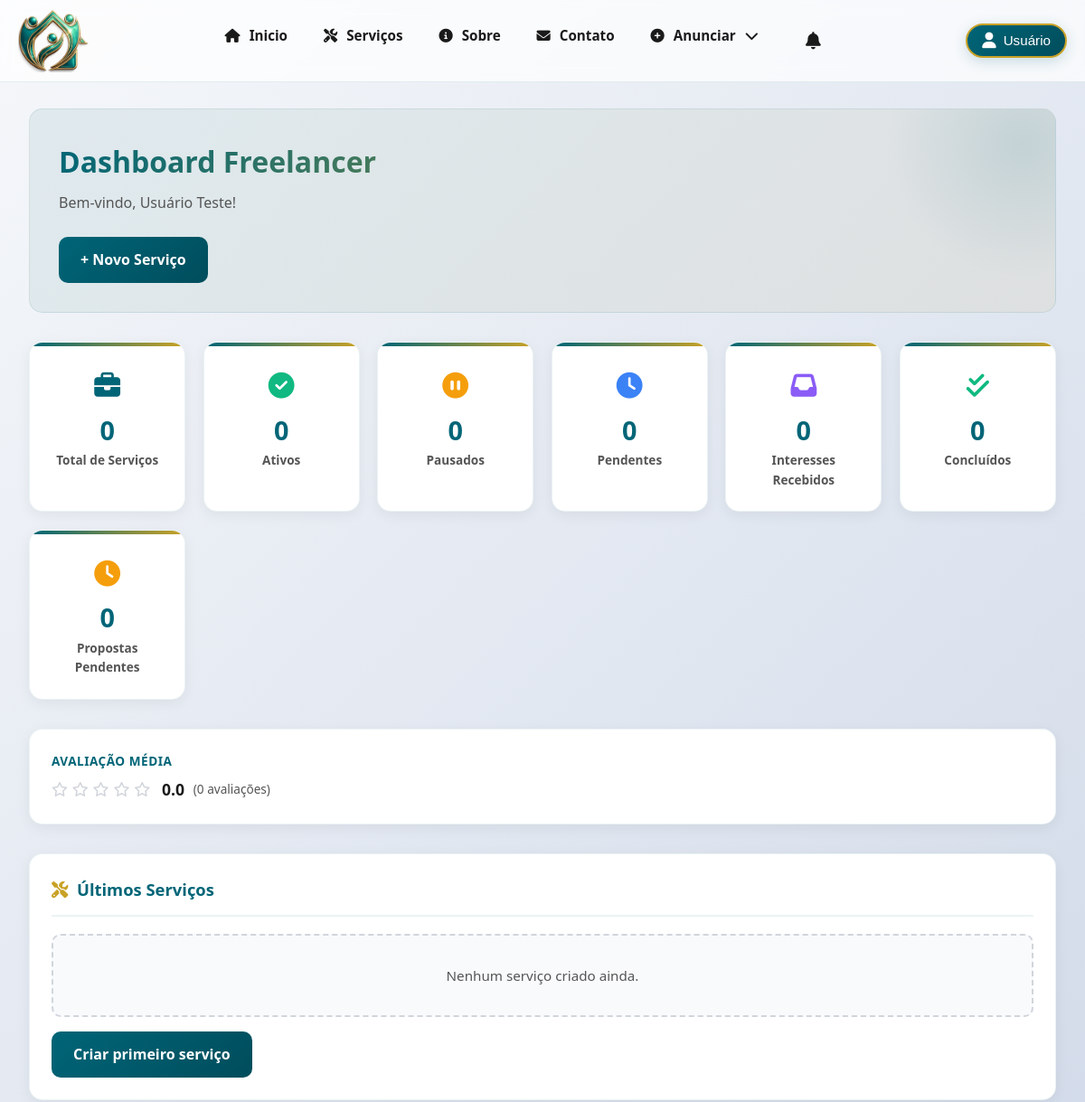
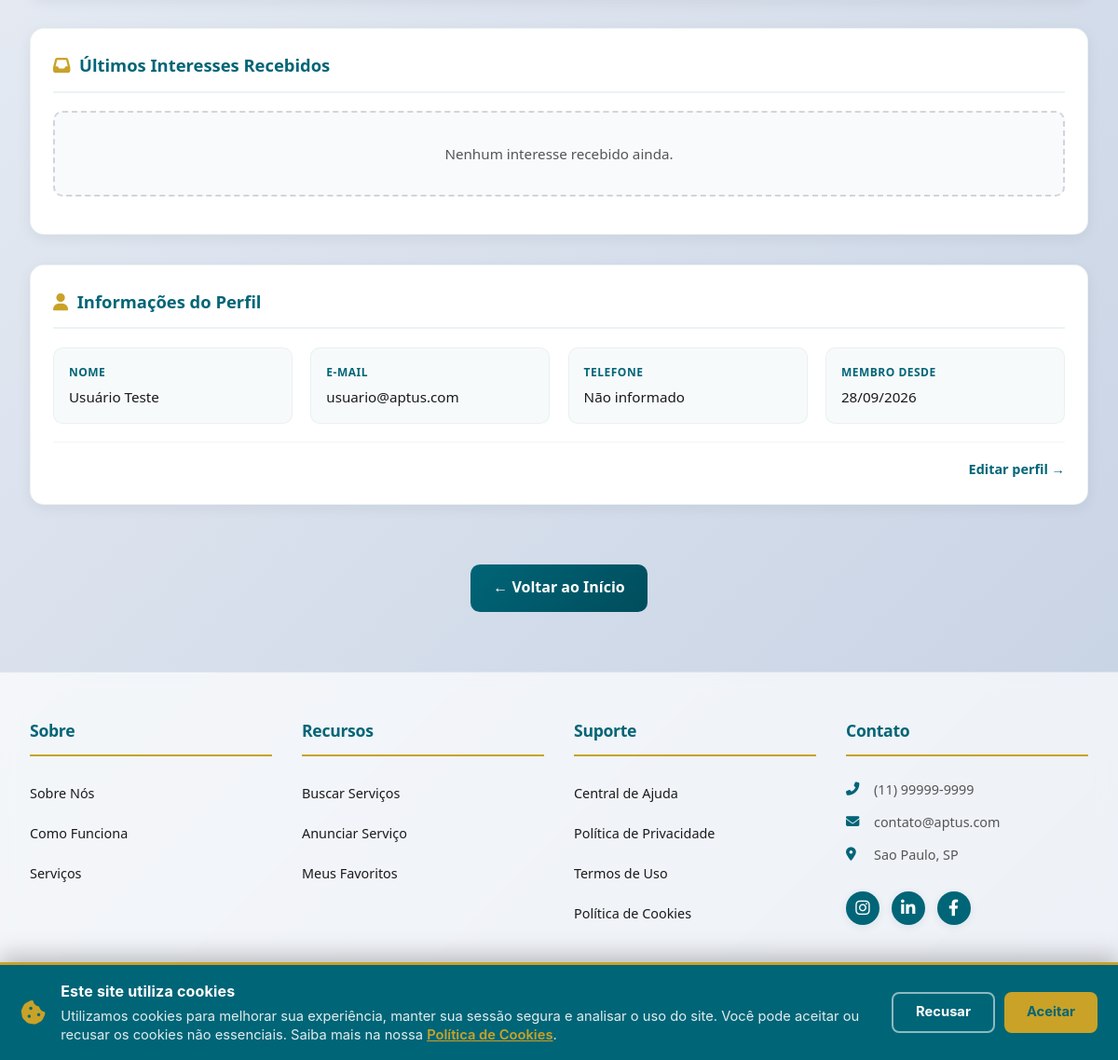
The app's page /freelancer (signed in) with its own data (2 pictures, top to bottom).
### tables this page shows
CREATE TABLE usuario (
    id_usuario INT PRIMARY KEY AUTO_INCREMENT,
    id_perfil INT NOT NULL DEFAULT 3,
    nome VARCHAR(150) NOT NULL,
    email VARCHAR(100) UNIQUE NOT NULL,
    senha VARCHAR(255) NOT NULL,
    telefone VARCHAR(15),
    whatsapp VARCHAR(15) NULL COMMENT 'usado para gerar o link https://wa.me/... (RF08)',
    cpf_cnpj VARCHAR(20) UNIQUE,
    data_nascimento DATE,
    foto_perfil VARCHAR(255),
    bio TEXT,
    cidade VARCHAR(100),
    estado CHAR(2),
    nota_media DECIMAL(3,2) DEFAULT 0,
    total_avaliacoes INT DEFAULT 0,
    ativo BOOLEAN DEFAULT TRUE,
    banido BOOLEAN DEFAULT FALSE,
    motivo_banimento VARCHAR(255) NULL,
    data_banimento DATETIME NULL,
    id_moderador_banimento INT NULL,
    token_verificacao VARCHAR(64) NULL,
    email_verificado BOOLEAN DEFAULT FALSE,
    data_verificacao DATETIME NULL,
    remember_token VARCHAR(64) NULL,
    data_criacao TIMESTAMP DEFAULT CURRENT_TIMESTAMP,
    data_atualizacao TIMESTAMP DEFAULT CURRENT_TIMESTAMP ON UPDATE CURRENT_TIMESTAMP,
    FOREIGN KEY (id_perfil) REFERENCES perfil(id_perfil),
    FOREIGN KEY (id_moderador_banimento) REFERENCES usuario(id_usuario),
    INDEX idx_remember_token (remember_token)
);

CREATE TABLE configuracao (
    id_configuracao INT PRIMARY KEY AUTO_INCREMENT,
    chave VARCHAR(80) NOT NULL UNIQUE,
    valor TEXT NULL,
    data_criacao TIMESTAMP DEFAULT CURRENT_TIMESTAMP,
    data_atualizacao TIMESTAMP DEFAULT CURRENT_TIMESTAMP ON UPDATE CURRENT_TIMESTAMP,
    INDEX idx_chave (chave)
);

### app/Views/freelancer/dashboard.php (the view, shortened to what the rows shown need)
<?php
require_once __DIR__ . '/../layouts/header.php';
require_once __DIR__ . '/../layouts/nav.php';
$usuario = $_SESSION['usuario'] ?? null;
$usuarioData = $usuarioData ?? [];
?>
<div class="freelancer-dashboard">
    <div class="dashboard-header">
        <h1>Dashboard Freelancer</h1>
        <p>Bem-vindo, <?= htmlspecialchars($usuario['nome'] ?? '') ?>!</p>
        <div class="header-actions">
            <a href="/Aptus/anuncios/criar" class="btn-primary">+ Novo Serviço</a>
        </div>
    </div>
    <div class="avaliacao-card">
        <div class="avaliacao-info">
            <div class="avaliacao-estrelas">
                <?php for ($i = 1; $i <= 5; $i++): ?>
                    <?php if ($i <= round($avaliacao['nota'] ?? 0)): ?>
                        <i class="fas fa-star" style="color: #f59e0b;"></i>
                    <?php else: ?>
                        <i class="far fa-star" style="color: #d1d5db;"></i>
                    <?php endif; ?>
                <?php endfor; ?>
                <span class="avaliacao-nota"><?= number_format($avaliacao['nota'] ?? 0, 1) ?></span>
                <span class="avaliacao-total">(<?= $avaliacao['total'] ?? 0 ?> avaliações)</span>
            </div>
        </div>
    </div>
    <div class="card">
        <div class="perfil-info-grid">
            <div>
                <span class="label">Nome</span>
                <span class="value"><?= htmlspecialchars($usuarioData['nome'] ?? '') ?></span>
            </div>
            <div>
                <span class="label">E-mail</span>
                <span class="value"><?= htmlspecialchars($usuarioData['email'] ?? '') ?></span>
            </div>
            <div>
                <span class="label">Telefone</span>
                <span class="value"><?= htmlspecialchars($usuarioData['telefone'] ?? 'Não informado') ?></span>
            </div>
            <div>
                <span class="label">Membro desde</span>
                <span class="value"><?= date('d/m/Y', strtotime($usuarioData['data_criacao'] ?? 'now')) ?></span>
            </div>
        </div>
    </div>
</div>
<?php require_once __DIR__ . '/../layouts/footer.php'; ?>

### app/Views/layouts/nav.php (shortened to what the rows shown need)
<?php
$usuario = $_SESSION['usuario'] ?? null;
if ($usuario) {
    $nomeUsuario = $usuario['nome'] ?? 'Usuario';
} else {
    $nomeUsuario = null;
    $role = null;
    $totalNotificacoes = 0;
}
?>
<nav class="navbar">
    <div class="navbar-perfil">
        <?php if ($usuario): ?>
            <button class="btn-perfil-navbar" id="btnPerfilNavbar">
                <i class="fas fa-user"></i>
                <span><?php echo htmlspecialchars(explode(' ', $nomeUsuario)[0]); ?></span>
            </button>
        <?php else: ?>
            <a href="/Aptus/login" class="btn-login-navbar">
                <i class="fas fa-sign-in-alt"></i> Logar
            </a>
        <?php endif; ?>
    </div>
</nav>

### app/Views/layouts/footer.php (shortened to what the rows shown need)
<?php
require_once __DIR__ . '/../../Models/Configuracao.php';
$__cfg = new Configuracao();
$__siteTelefone = $__cfg->get('site_telefone') ?: '(11) 99999-9999';
$__siteEmail    = $__cfg->get('site_email')    ?: 'contato@aptus.com';
$__siteEndereco = $__cfg->get('site_endereco') ?: 'São Paulo, SP';
?>
<footer class="footer-moderno">
    <div class="footer-container">
        <div class="footer-grid">
            <div class="footer-col">
                <h3 class="footer-titulo">Contato</h3>
                <div class="footer-contato">
                    <i class="fas fa-phone-alt"></i> <?= htmlspecialchars($__siteTelefone) ?>
                </div>
                <div class="footer-contato">
                    <i class="fas fa-envelope"></i> <?= htmlspecialchars($__siteEmail) ?>
                </div>
                <div class="footer-contato">
                    <i class="fas fa-map-marker-alt"></i> <?= htmlspecialchars($__siteEndereco) ?>
                </div>
                <div class="footer-social">
                    <a href="#" aria-label="Instagram"><i class="fab fa-instagram"></i></a>
                    <a href="#" aria-label="LinkedIn"><i class="fab fa-linkedin-in"></i></a>
                    <a href="#" aria-label="Facebook"><i class="fab fa-facebook-f"></i></a>
                </div>
            </div>
        </div>
    </div>
</footer>
</body>
</html>

### records on screen
usuario: nome "Usuário", nome "Usuário Teste", nota_media+total_avaliacoes "0.0", total_avaliacoes "0", email "usuario@aptus.com", telefone "Não informado", data_criacao "28/09/2026"
configuracao: valor "(11) 99999-9999"
configuracao: valor "contato@aptus.com"
configuracao: valor "Sao Paulo, SP"

### other values on screen
$totalServicos "0"
$servicosAtivos "0"
$servicosPausados "0"
$servicosPendentes "0"
$interessesRecebidos "0"
$interessesConcluidos "0"
$propostasPendentes "0"
